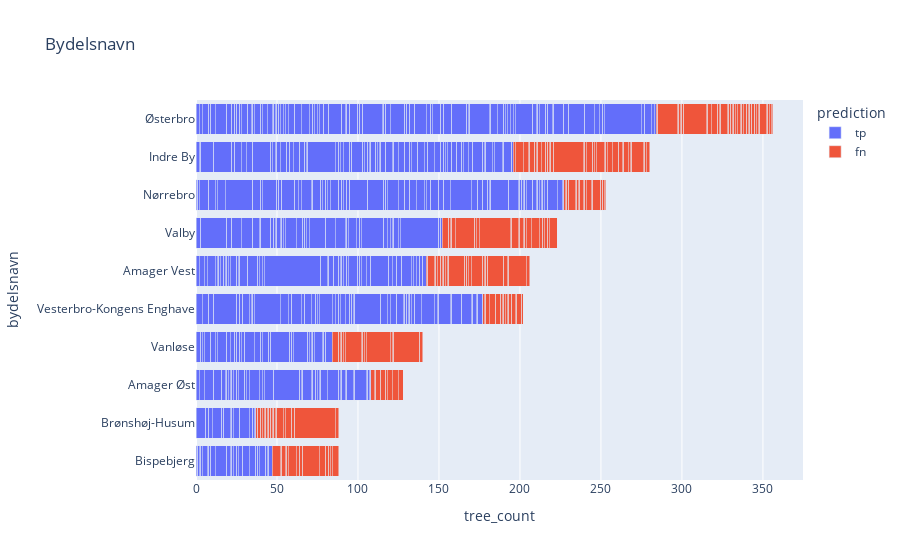

Notebook code cell kept with this figure:
### Code cell
#Plotting the city district feature
fig = px.bar(test_trees, x=test_trees.tree_count, y=test_trees.bydelsnavn, color="prediction", title="Bydelsnavn")
fig.update_layout(barmode='stack', yaxis={'categoryorder':'total ascending'})

fig.show()

### Figure 1 — Plotly figure (JSON) as saved in the notebook; plotly's stock layout.template omitted (floating-point values rounded to 4 significant figures; data arrays with more than 128 entries replaced by an {"elided": "..."} marker saying what was removed)
{"data": [{"alignmentgroup": "True", "hovertemplate": "prediction=tp<br>tree_count=%{x}<br>bydelsnavn=%{y}<extra></extra>", "legendgroup": "tp", "marker": {"color": "#636efa", "pattern": {"shape": ""}}, "name": "tp", "offsetgroup": "tp", "orientation": "h", "showlegend": true, "textposition": "auto", "type": "bar", "x": {"elided": "459 int values"}, "xaxis": "x", "y": {"elided": "459 str values"}, "yaxis": "y"}, {"alignmentgroup": "True", "hovertemplate": "prediction=fn<br>tree_count=%{x}<br>bydelsnavn=%{y}<extra></extra>", "legendgroup": "fn", "marker": {"color": "#EF553B", "pattern": {"shape": ""}}, "name": "fn", "offsetgroup": "fn", "orientation": "h", "showlegend": true, "textposition": "auto", "type": "bar", "x": {"elided": "197 int values"}, "xaxis": "x", "y": {"elided": "197 str values"}, "yaxis": "y"}], "layout": {"barmode": "stack", "legend": {"title": {"text": "prediction"}, "tracegroupgap": 0}, "title": {"text": "Bydelsnavn"}, "xaxis": {"anchor": "y", "domain": [0, 1], "title": {"text": "tree_count"}}, "yaxis": {"anchor": "x", "categoryorder": "total ascending", "domain": [0, 1], "title": {"text": "bydelsnavn"}}}}
